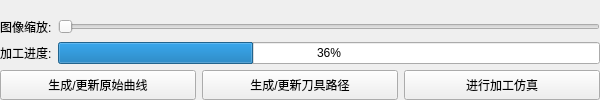
     <widget class="QWidget" name="widget_2" native="true">
      <layout class="QVBoxLayout" name="verticalLayout_2">
       <property name="leftMargin">
        <number>0</number>
       </property>
       <property name="topMargin">
        <number>0</number>
       </property>
       <property name="rightMargin">
        <number>0</number>
       </property>
       <property name="bottomMargin">
        <number>0</number>
       </property>
       <item>
        <widget class="QWidget" name="paint_widget" native="true">
         <property name="sizePolicy">
          <sizepolicy hsizetype="Expanding" vsizetype="Preferred">
           <horstretch>0</horstretch>
           <verstretch>0</verstretch>
          </sizepolicy>
         </property>
         <property name="minimumSize">
          <size>
           <width>600</width>
           <height>0</height>
          </size>
         </property>
         <property name="font">
          <font>
           <pointsize>9</pointsize>
          </font>
         </property>
         <property name="mouseTracking">
          <bool>true</bool>
         </property>
         <property name="styleSheet">
          <string notr="true">background-color: rgba(255, 255, 255, 0);</string>
         </property>
        </widget>
       </item>
       <item>
        <widget class="QWidget" name="widget_8" native="true">
         <property name="sizePolicy">
          <sizepolicy hsizetype="Preferred" vsizetype="Fixed">
           <horstretch>0</horstretch>
           <verstretch>0</verstretch>
          </sizepolicy>
         </property>
         <layout class="QHBoxLayout" name="horizontalLayout_8">
          <property name="leftMargin">
           <number>0</number>
          </property>
          <property name="topMargin">
           <number>0</number>
          </property>
          <property name="rightMargin">
           <number>0</number>
          </property>
          <property name="bottomMargin">
           <number>0</number>
          </property>
          <item>
           <widget class="QLabel" name="label_35">
            <property name="sizePolicy">
             <sizepolicy hsizetype="Fixed" vsizetype="Preferred">
              <horstretch>0</horstretch>
              <verstretch>0</verstretch>
             </sizepolicy>
            </property>
            <property name="text">
             <string>图像缩放:</string>
            </property>
           </widget>
          </item>
          <item>
           <widget class="QSlider" name="horizontalSlider">
            <property name="minimumSize">
             <size>
              <width>290</width>
              <height>0</height>
             </size>
            </property>
            <property name="minimum">
             <number>100</number>
            </property>
            <property name="maximum">
             <number>1000</number>
            </property>
            <property name="singleStep">
             <number>1</number>
            </property>
            <property name="orientation">
             <enum>Qt::Horizontal</enum>
            </property>
           </widget>
          </item>
         </layout>
        </widget>
       </item>
       <item>
        <widget class="QWidget" name="widget" native="true">
         <property name="sizePolicy">
          <sizepolicy hsizetype="Preferred" vsizetype="Fixed">
           <horstretch>0</horstretch>
           <verstretch>0</verstretch>
          </sizepolicy>
         </property>
         <layout class="QHBoxLayout" name="horizontalLayout_13">
          <property name="leftMargin">
           <number>0</number>
          </property>
          <property name="topMargin">
           <number>0</number>
          </property>
          <property name="rightMargin">
           <number>0</number>
          </property>
          <property name="bottomMargin">
           <number>0</number>
          </property>
          <item>
           <widget class="QLabel" name="label_65">
            <property name="text">
             <string>加工进度:</string>
            </property>
           </widget>
          </item>
          <item>
           <widget class="QProgressBar" name="progressBar">
            <property name="value">
             <number>36</number>
            </property>
           </widget>
          </item>
         </layout>
        </widget>
       </item>
       <item>
        <widget class="QWidget" name="widget_3" native="true">
         <property name="sizePolicy">
          <sizepolicy hsizetype="Preferred" vsizetype="Fixed">
           <horstretch>0</horstretch>
           <verstretch>0</verstretch>
          </sizepolicy>
         </property>
         <layout class="QHBoxLayout" name="horizontalLayout_2">
          <property name="leftMargin">
           <number>0</number>
          </property>
          <property name="topMargin">
           <number>0</number>
          </property>
          <property name="rightMargin">
           <number>0</number>
          </property>
          <property name="bottomMargin">
           <number>0</number>
          </property>
          <item>
           <widget class="QPushButton" name="shengchenglujing">
            <property name="minimumSize">
             <size>
              <width>120</width>
              <height>30</height>
             </size>
            </property>
            <property name="text">
             <string>生成/更新原始曲线</string>
            </property>
           </widget>
          </item>
          <item>
           <widget class="QPushButton" name="shengchengdaojulujing">
            <property name="minimumSize">
             <size>
              <width>120</width>
              <height>30</height>
             </size>
            </property>
            <property name="text">
             <string>生成/更新刀具路径</string>
            </property>
           </widget>
          </item>
          <item>
           <widget class="QPushButton" name="jinxingfangzhen">
            <property name="minimumSize">
             <size>
              <width>120</width>
              <height>30</height>
             </size>
            </property>
            <property name="text">
             <string>进行加工仿真</string>
            </property>
           </widget>
          </item>
         </layout>
        </widget>
       </item>
      </layout>
     </widget>
